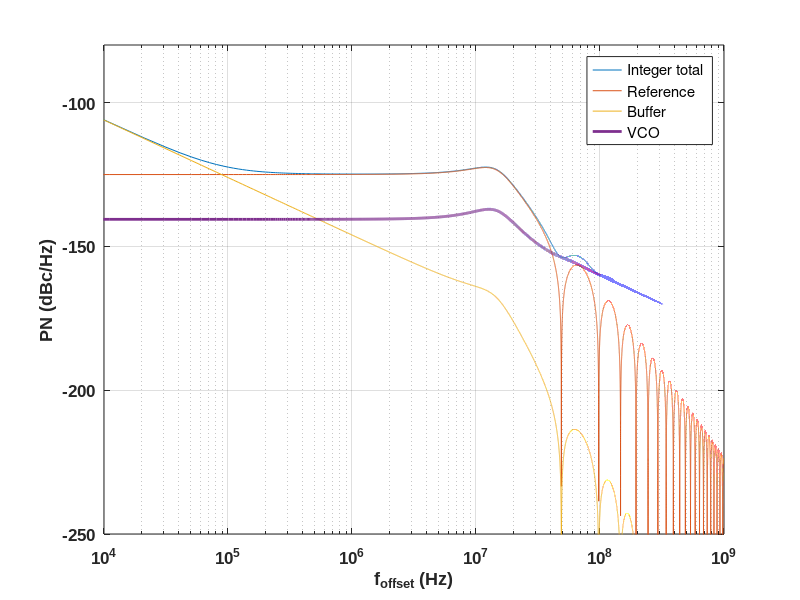
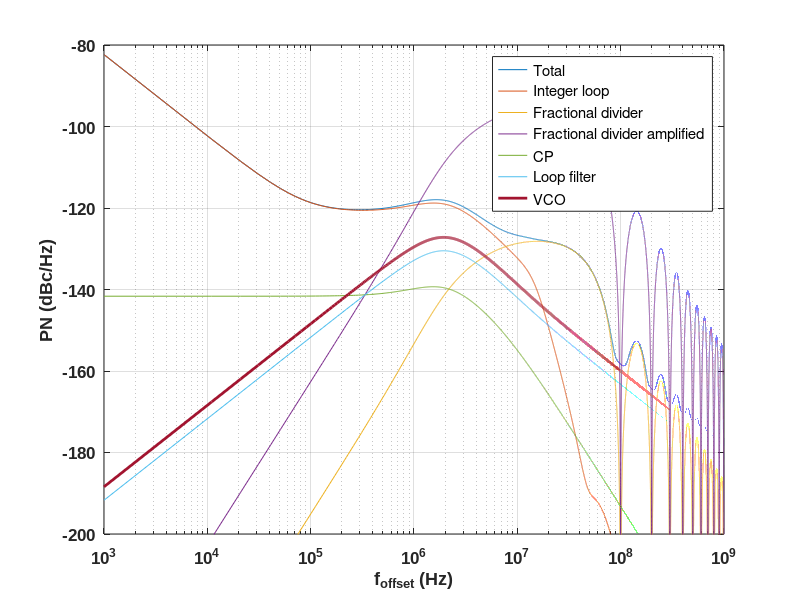
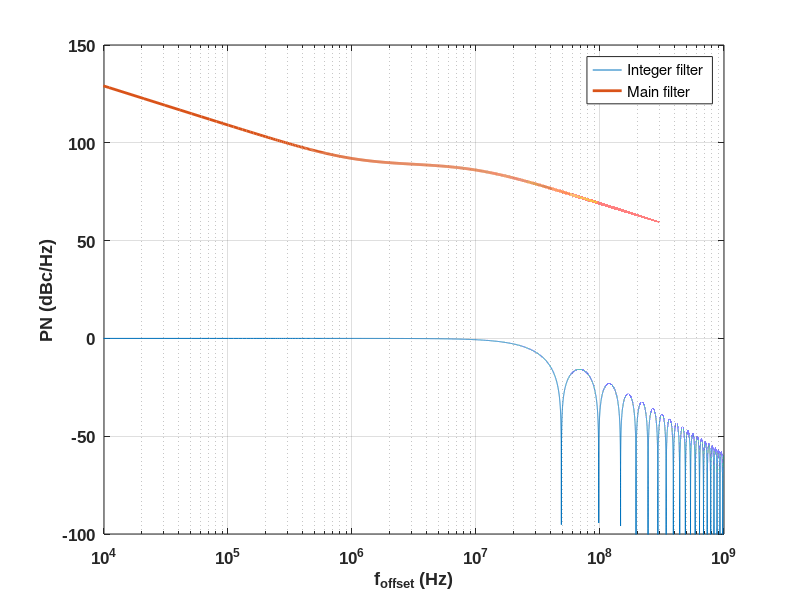
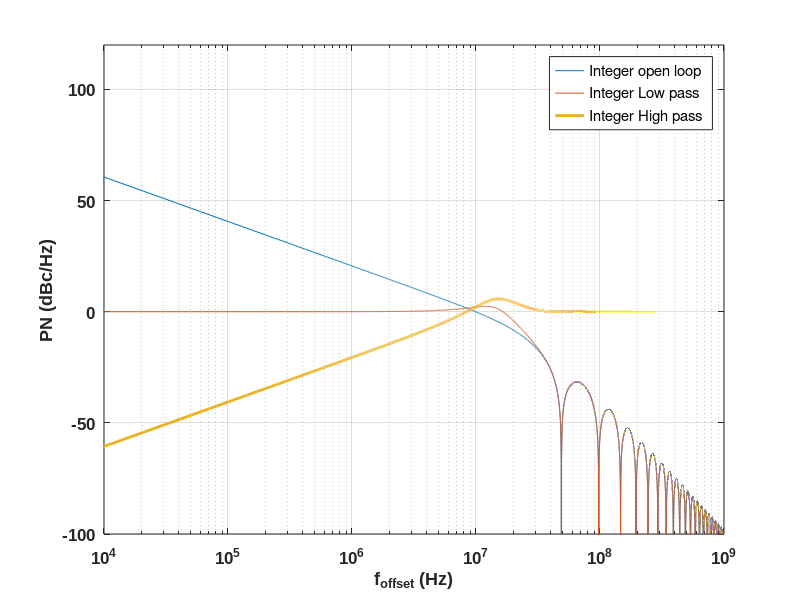

The MATLAB source for these figures, in order:
%% Noise analysis of Analog Dual feedback PLL

close all;
clear all;

%% Laplace transform

f = 1e3 : 10e3 : 1e9;
s = 1j .* f .* 2 .* pi;

%% Constants

k = 1.38e-23;
T = 300;

%% Loop parameters

N_INT = 56;
N_IAC = 2;
N_HM = 3;
N_FAC = 42.07293;
V_DD = 1.2;

l = 3;          %DSM order

f_ref = 48.812e6;
f_int = N_INT * f_ref;
f_out = (N_FAC / (N_FAC - 1)) * (N_HM / N_IAC) * f_int;
f_m = f_out / N_FAC;

K_VCOA = 2 * pi * 30e6;
K_WA = 1; 
C1A = 5e-12;
C2A = 500e-15;
I_BUF = 20e-3;
V_T = 0.4;
t_rise = (C1A * V_DD) / I_BUF;
%% K_PDA = (V_DD / (2 * pi * f_ref * t_rise));
K_PDA = 20;

w_u = 2 * pi * 3e6;
a = 3;
t_on = 100e-12;
v_ov = 0.2;
I_CP = 20e-6;
K_VCOM = 2 * pi * 30e6;
K_WM = 1;

%% Integer loop filter
F_A = (f_ref .* ((C1A / C2A) ./ (s + ((C1A * f_ref) / C2A)))) .* ((cos((pi .* f) ./ f_ref)) - (1j .*sin((pi .* f) ./ f_ref))) .* ((f_ref .* (sin((pi .* f) ./ f_ref))) ./ (pi .* f));
F_A_dB = 20 .* log10(abs(F_A));

%% Main loop filter
C1M = a * (K_VCOM / (2 * pi)) * (I_CP / ((w_u) ^ 2));
C2M = C1M / (a ^ 2);
RM = a / (C1M * w_u);
F_M = ((s .* RM .* C1M) + 1) ./ (((s .^2) .* RM .* C1M .* C2M) + (s .* (C1M + C2M)));
F_M_dB = 20 .* log10(abs(F_M));

%% Integer loop noise sources
n_psd_buf = ((2 * k * T) / I_BUF) .* (((4 / 3) / (V_DD - V_T)) + (1 / V_DD)) .* (f_ref ./ f) .^ 2;
n_psd_vcoa = K_WA ./ (f .^ 2);
n_psd_ref = 1e-16;

%% Main loop noise sources
n_psd_dsm = ( ( (2 * pi) / N_FAC) ^ 2) .* (1 / 12) .* (1 / f_m) .* ( (2 .* sin(pi .* f ./ f_m) ) .^ (2 * (l-1) ) );
n_psd_cp = (16 * t_on * k * T * I_CP * f_m) / (v_ov);
n_psd_lf = 4 * k * T * RM;
n_psd_vcom = K_WM ./ (f .^ 2);

%% Integer loop transfer functions
A_OL = K_PDA .* F_A .* (K_VCOA ./ s) .* (1 / N_INT);
A_OL_dB = 20 .* log10(abs(A_OL));

A_LP = A_OL ./ (1 + A_OL);
A_LP_dB = 20 .* log10(abs(A_LP));

A_HP = 1 ./ (1 + A_OL);
A_HP_dB = 20 .* log10(abs(A_HP));

%% Main loop transfer functions
M_OL = ((N_FAC - 1) / N_FAC) .* (I_CP / (2 * pi)) .* F_M .* (K_VCOM ./ s);
M_OL_dB = 20 .* log10(abs(M_OL));

M_LP = M_OL ./ (1 + M_OL);
M_LP_dB = 20 .* log10(abs(M_LP));

M_HP = 1 ./ (1 + M_OL);
M_HP_dB = 20 .* log10(abs(M_HP));

M_BP = (K_VCOM ./ s) .* M_HP;
M_BP_dB = 20 .* log10(abs(M_BP));

%% Integer loop noise
S_N_REF = ((abs(N_INT .* A_LP)) .^2) * n_psd_ref;
S_N_REF_dB = 10 .* log10(S_N_REF);

S_N_BUF = ((abs(A_LP)) .^ 2) .* n_psd_buf;
S_N_BUF_dB = 10 .* log10(S_N_BUF);

S_N_VCOA = ((abs(A_HP)) .^ 2) .* n_psd_vcoa;
S_N_VCOA_dB = 10 .* log10(S_N_VCOA);

S_N_INT = S_N_REF + S_N_BUF + S_N_VCOA;
S_N_INT_dB = 10 .* log10(S_N_INT);

%% Main loop noise
S_N_CP = ((abs((N_FAC / (N_FAC -1)) .* ((2 * pi) / (I_CP)) .* M_LP)) .^ 2) .* n_psd_cp;
S_N_CP_dB = 10 .* log10(S_N_CP);

S_N_LF = ((abs(M_BP)) .^ 2) .* n_psd_lf;
S_N_LF_dB = 10 .* log10(S_N_LF);

S_N_DSM = ((abs((N_FAC / (N_FAC-1)) .* M_LP)) .^ 2) .* n_psd_dsm;
S_N_DSM_dB = 10 .* log10(S_N_DSM);
S_N_DSM_CONV = ((N_FAC) ^ 2) .* S_N_DSM;
S_N_DSM_CONV_dB = 10 .* log10(S_N_DSM_CONV);

S_N_VCOM = ((abs(M_HP)) .^ 2) .* n_psd_vcom;
S_N_VCOM_dB = 10 .* log10(S_N_VCOM);

S_N_INT_OUT = ((abs((N_FAC / (N_FAC -1)) .* (N_HM / N_IAC) .* M_LP)) .^ 2) .* S_N_INT;
S_N_INT_OUT_dB = 10 .* log10(S_N_INT_OUT);

S_N_TOT = S_N_INT_OUT + S_N_CP + S_N_LF + S_N_DSM + S_N_VCOM;
S_N_TOT_dB = 10 .* log10(S_N_TOT);

%% Integrated jitter
A_INT = S_N_INT .* 10e3;
A_INT_T = sum(A_INT);
J_INT = (sqrt(2 * A_INT_T) ) / (2 * pi * f_int);

A = S_N_TOT .* 10e3;
A_T = sum(A);
J = (sqrt(2 * A_T) ) / (2 * pi * f_out);

A_DSM = S_N_DSM .* 10e3;
A_DSM_T = sum(A_DSM);
J_DSM = (sqrt(2*A_DSM_T)/(2*pi*f_out));

disp(J_INT);
disp(J);
disp(J_DSM);

%% For SSCL
EQ_2 = (N_FAC / (N_FAC - 1)) .* M_LP;
EQ_2_dB = 10 .* log10(EQ_2);

EQ_3 = ((2 * pi) / I_CP) .* EQ_2;
EQ_3_dB = 10 .* log10(EQ_3);

EQ_4 = (N_HM / N_IAC) .* EQ_2;
EQ_4_dB = 10 .* log10(EQ_4);

%% Noise contribution plots
figure (1);
semilogx(f, S_N_INT_dB, f, S_N_REF_dB, f, S_N_BUF_dB, f, S_N_VCOA_dB, 'LineWidth', 2);
set(gca, 'FontName', 'Arial', 'fontsize', 12, 'fontweight', 'b');
axis ([10e3 1e9 -250 -80]);
grid on;
legend ('Integer total', 'Reference', 'Buffer', 'VCO');
xlabel('f_o_f_f_s_e_t (Hz)');
ylabel('PN (dBc/Hz)');

figure (2);
semilogx(f, S_N_TOT_dB, f, S_N_INT_OUT_dB, f, S_N_DSM_dB, f, S_N_DSM_CONV_dB, f, S_N_CP_dB, f, S_N_LF_dB, f, S_N_VCOM_dB, 'LineWidth', 2);
set(gca, 'FontName', 'Arial', 'fontsize', 12, 'fontweight', 'b');
axis ([1e3 1e9 -200 -80]);
grid on;
legend ('Total', 'Integer loop', 'Fractional divider', 'Fractional divider amplified', 'CP', 'Loop filter', 'VCO');
xlabel('f_o_f_f_s_e_t (Hz)');
ylabel('PN (dBc/Hz)');

%% Transfer function plots
figure(3);
semilogx(f, F_A_dB, f, F_M_dB, 'Linewidth', 2);
set(gca, 'Fontname', 'Arial', 'fontsize', 12, 'fontweight', 'b');
axis([10e3 1e9 -100 150]);
grid on;
legend('Integer filter', 'Main filter');
xlabel('f_o_f_f_s_e_t (Hz)');
ylabel('PN (dBc/Hz)');

figure(4);
semilogx(f, A_OL_dB, f, A_LP_dB, f, A_HP_dB, 'Linewidth', 2);
set(gca, 'Fontname', 'Arial', 'fontsize', 12, 'fontweight', 'b');
axis([10e3 1e9 -100 120]);
grid on;
legend('Integer open loop', 'Integer Low pass', 'Integer High pass');
xlabel('f_o_f_f_s_e_t (Hz)');
ylabel('PN (dBc/Hz)');

figure(5);
semilogx(f, M_OL_dB, f, M_LP_dB, f, M_HP_dB, f, M_BP_dB, 'Linewidth', 2);
set(gca, 'Fontname', 'Arial', 'fontsize', 12, 'fontweight', 'b');
axis([10e3 1e9 -100 100]);
grid on;
legend('Main open loop', 'Main Low pass', 'Main High pass', 'Main Band pass');
xlabel('f_o_f_f_s_e_t (Hz)');
ylabel('PN (dBc/Hz)');

figure(6);
semilogx(f, EQ_2_dB, f, EQ_3_dB, f, EQ_4_dB, 'Linewidth', 2);
set(gca, 'Fontname', 'Arial', 'fontsize', 12, 'fontweight', 'b');
axis([10e3 100e6 -40 80]);
grid on;
legend('Equation 2', 'Equation 3', 'Equation 4');
xlabel('f_o_f_f_s_e_t (Hz)');
ylabel('PN (dBc/Hz)');
